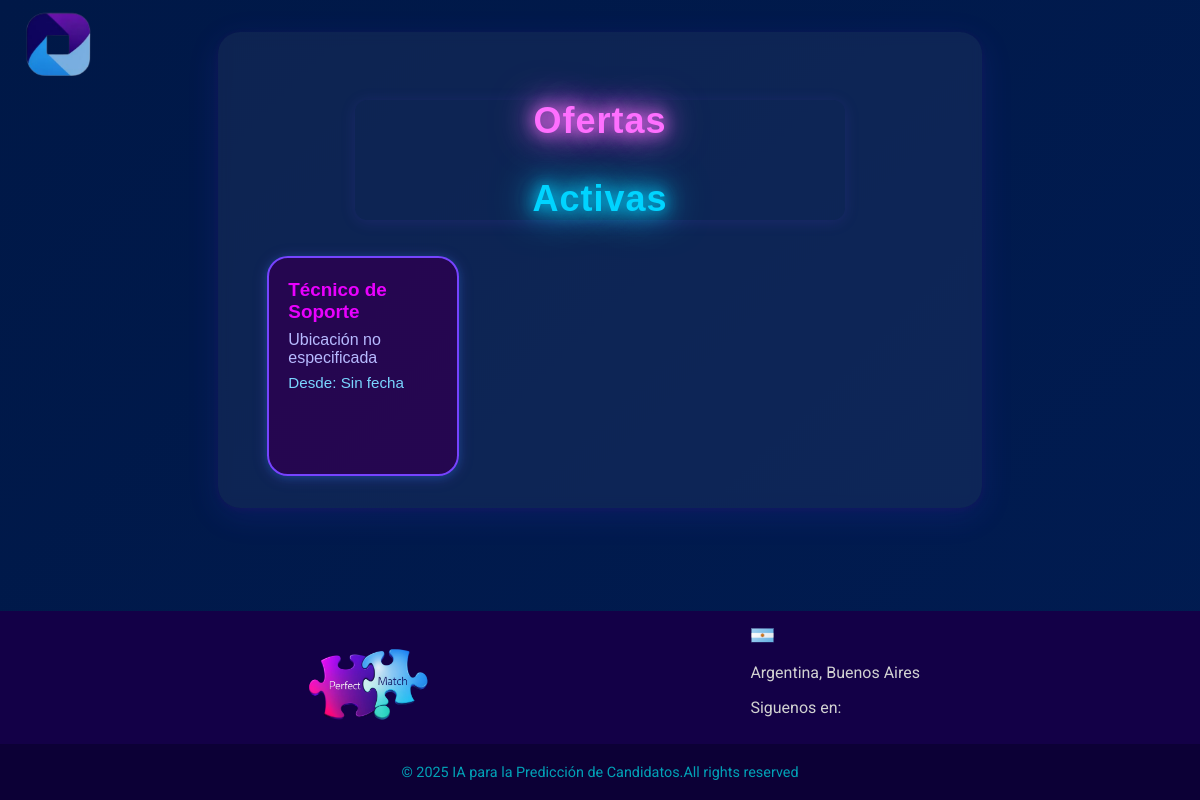
/portal_ofertas, run on an earlier commit of the app's database.
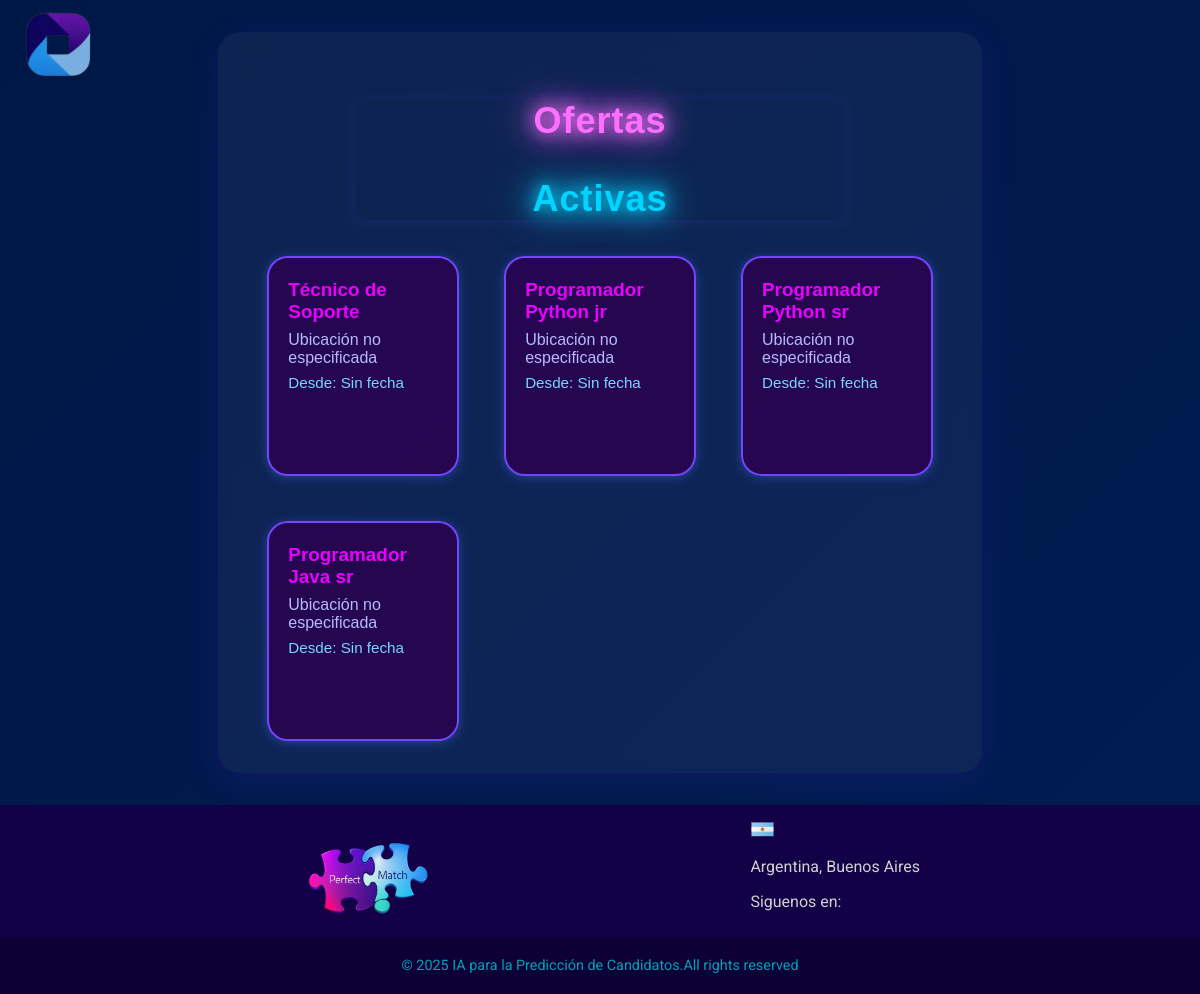
And on a later commit of the database.
### app.py (models this page shows)
class OfertaLaboral(db.Model):
    __tablename__ = "oferta_laboral"
    idOfer = db.Column(db.Integer, primary_key=True, autoincrement=True)
    nombre = db.Column(db.String(200), nullable=False, unique=True)
    fecha_cierre = db.Column(db.DateTime, nullable=False)
    max_candidatos = db.Column(db.Integer, nullable=False)
    cant_candidatos = db.Column(db.Integer, nullable=False, default=0)
    remuneracion = db.Column(db.String(50), nullable=False)
    beneficio = db.Column(db.String(200), nullable=True)
    estado = db.Column(db.String(50), nullable=False, default="Activa")
    modalidad = db.Column(db.String(20), nullable=False)
    usuario_responsable = db.Column(db.String(100), nullable=False)
    postulaciones = db.relationship("Postulacion", back_populates="oferta", cascade="all, delete-orphan", lazy=True)
    educaciones = db.relationship("OfertaEducacion", back_populates="oferta", lazy=True)
    tecnologias = db.relationship("OfertaTecnologia", back_populates="oferta", lazy=True)
    tecnologias2 = db.relationship("OfertaTecnologia2", back_populates="oferta", lazy=True)
    habilidades = db.relationship("OfertaHabilidad", back_populates="oferta", lazy=True)
    habilidades2 = db.relationship("OfertaHabilidad2", back_populates="oferta", lazy=True)

### app.py (the view)
@app.route('/portal_ofertas')
def portal_ofertas():
    ofertas_activas = OfertaLaboral.query.filter_by(estado="Activa").all()
    return render_template('portal_ofertas.html', ofertas_activas=ofertas_activas)

### templates/portal_ofertas.html (shortened to what this page needs)
<!DOCTYPE html>
<html lang="es">
<head>
    <link rel="stylesheet" href="{{ url_for('static', filename='css/postulacion.css') }}">
    <link rel="stylesheet" href="{{ url_for('static', filename='cargarCV.css') }}">
    <link rel="stylesheet" href="{{ url_for('static', filename='css/footer.css') }}">
    <link rel="stylesheet" href="{{ url_for('static', filename='css/portal_ofertas.css') }}">
</head>
<body>
    <header>
        <div>
            <img class="logo" src="{{ url_for('static', filename='images/logoApptitudAI.png') }}"
                alt="Logo de ApptitudAI">
        </div>
    </header>
    <main>
        <div class="ofertas-section">
            <div class="ofertas-title">
                <p class="title-perfect">Ofertas</p>
                <p class="title-match">Activas</p>
            </div>
            <div class="ofertas-grid" id="ofertas-activas-grid">
                {% for oferta in ofertas_activas %}
                <div class="oferta-card" data-oferta-id="{{ oferta.idOfer }}">
                    <div class="oferta-summary">
                        <h3>{{ oferta.nombre }}</h3>
                        <p>{{ oferta.ubicacion or 'Ubicación no especificada' }}</p>
                        <div class="oferta-fecha">Desde: {{ oferta.fecha_inicio.strftime('%Y-%m-%d') if
                            oferta.fecha_inicio else 'Sin fecha' }}</div>
                    </div>
                </div>
                {% endfor %}
            </div>
        </div>
    </main>
    {% include "layout/footer.html" %}
</body>
</html>

### templates/layout/footer.html (shortened to what this page needs)
<footer class="footer">
    <div class="footer-content">
        <div class="footer-logo">
            <img src="{{ url_for('static', filename='images/logoPerfectMatch.png') }}" alt="PF Image">
        </div>
        <div class="footer-contacts">
            <div class="footer-country">
                <div class="address">
                    <img src="{{ url_for('static', filename='images/ArgentinaS.png') }}" alt="Argentina Flag">
                    <p>Argentina, Buenos Aires</p>
                    <p>Siguenos en:</p>
                </div>
            </div>
        </div>
    </div>
    <div class="footer-bottom">
        <p>© 2025 IA para la Predicción de Candidatos.All rights reserved</p>
    </div>
</footer>

### static/css/postulacion.css (style rules this page uses)
html { background: #5A189A; }
body { display: flex; flex-direction: column; justify-content: center; align-items: center; min-height: 100vh; margin: 0; padding: 0; font-family: 'Segoe UI', sans-serif; background: linear-gradient(135deg, #001847, #011d55, #2a0047, #390061); background-size: 400% 400%; animation: gradient 15s ease infinite; }
header { display: flex; flex-wrap: nowrap; align-items: first baseline; justify-content: space-between; width: 100%; box-sizing: border-box; top: 0; z-index: 10; position: absolute; padding: 10px 20px; background-color: transparent; }
.logo { margin-left: 5px; max-height: 70px; max-width: 100%; }

### static/cargarCV.css (style rules this page uses)
html { background: linear-gradient(to bottom, #000000, #353535); }
body { display: flex; flex-direction: column; min-height: 100vh; margin: 0; padding: 0; font-family: 'Poppins', sans-serif; color: #ffffff; background: linear-gradient(135deg, #001847, #011d55, #2a0047, #390061); background-size: 400% 400%; animation: gradient 15s ease infinite; }

### static/css/footer.css (style rules this page uses)
.footer { position: relative; background-color: #130047; color: #fff; font-family: "Roboto", sans-serif; width: 100%; }
.footer-content { display: flex; justify-content: space-between; align-items: flex-start; padding: 0; padding-left: 280px; padding-right: 280px; flex-wrap: wrap; gap: 10px; }
.footer-logo img { margin-top: 1.5rem; max-height: 100px; }
.footer-contacts { display: flex; gap: 10px; margin-top: 1rem; }
.footer-country p { font-size: 1rem; color: #d1d1d1; }
.footer-country img { width: 25px; margin-right: 5px; }
.footer-bottom { background-color: #0c0036; text-align: center; padding: 5px 0; margin-top: 5px; }
.footer-bottom p { font-size: 0.9rem; color: #02a1b6; }

### static/css/portal_ofertas.css (style rules this page uses)
main { flex: 1; }
.ofertas-section { width: 94%; max-width: 1100px; margin: 2rem auto 2rem auto; z-index: 2; position: relative; background: rgba(255, 255, 255, 0.05); border-radius: 22px; box-shadow: 0 8px 32px 0 rgba(80, 61, 255, 0.13), 0 1.5px 8px 0 #39006144; padding: 32px; backdrop-filter: blur(6px); overflow: visible; margin-bottom: 2rem; box-sizing: border-box; }
.ofertas-title { font-family: 'Poppins', sans-serif; font-weight: 700; font-size: clamp(1.7rem, 3vw, 2.5rem); color: #fff; text-align: center; letter-spacing: 1px; margin-bottom: 32px; text-shadow: 0 2px 16px #7644ff55, 0 1px 8px #00c3ff55; background: none; border: none; padding: 0; border-radius: 12px; box-shadow: 0 2px 16px 0 #7644ff22; transition: box-shadow 0.2s, filter 0.2s; width: 70%; margin-left: auto; margin-right: auto; display: block; }
.ofertas-grid { display: grid; grid-template-columns: repeat(3, 1fr); gap: 2.8rem; width: 95%; max-width: 100%; box-sizing: border-box; justify-items: center; margin: 0 auto; }
.oferta-card { background: rgba(44, 0, 80, 0.8); border-radius: 1.3rem; box-shadow: 0 2px 16px 0 #7644ff33, 0 1.5px 8px 0 #00c3ff33; border: 2px solid #7644ff; padding: 1.3rem 1.2rem 1.1rem 1.2rem; color: #fff; display: flex; flex-direction: column; align-items: flex-start; cursor: pointer; transition: box-shadow 0.18s, border-color 0.18s, transform 0.18s; position: relative; min-height: 180px; height: 220px; max-width: 220px; width: 100%; box-sizing: border-box; }
.oferta-card h3 { margin: 0 0 8px 0; font-size: 1.18em; color: #ea00ff; }
.oferta-card p { margin: 0 0 4px 0; color: #b7baff; font-size: 1em; }
.oferta-card .oferta-fecha { font-size: 0.95em; color: #7ad6ff; margin-top: 0.5em; }
.title-perfect { color: #ff6fff; text-shadow: 0 0 15px #ff6fff, 0 0 30px #ff6fff, 0 0 45px #ff6fff; animation: fadeInUp 1s ease-out 0.4s both; }
.title-match { color: #00d4ff; text-shadow: 0 0 15px #00d4ff, 0 0 30px #00d4ff, 0 0 45px #00d4ff; animation: fadeInRight 1s ease-out 0.6s both; }

What changed in the data, as far as the page shows it:
added OfertaLaboral: nombre "Programador Python jr", ubicacion "Ubicación no especificada", fecha_inicio "Sin fecha"
added OfertaLaboral: nombre "Programador Python sr", ubicacion "Ubicación no especificada", fecha_inicio "Sin fecha"
added OfertaLaboral: nombre "Programador Java sr", ubicacion "Ubicación no especificada", fecha_inicio "Sin fecha"
